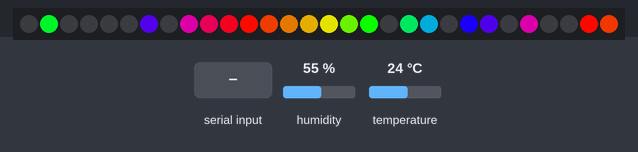
Bench run of a sketch on a simulated Arduino Uno, built with avr-gcc and run on an emulated ATmega328P. Parts: 30 RGB LEDs in strip order, left to right. The test bench sets the inputs (shaded band); at power-on: humidity 55 %, temperature 24 °C. The local clock reads 2024-03-15 10:24:30 at power-on unless the sketch sets it; random numbers use the default seed unless the sketch sets one.

Above: at 3.28 s.
3.3 s: "Time:1\n" received over the second serial link
At 3.9 s:
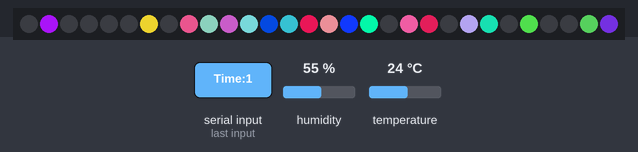
7.2 s: "f" received over the second serial link
At 7.87 s:
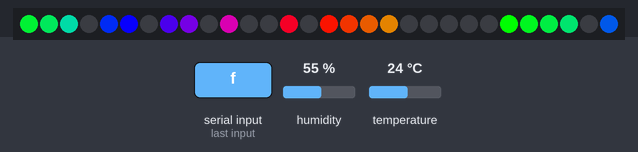
9.8 s: "Time:150\n" received over the second serial link
At 10.5 s:
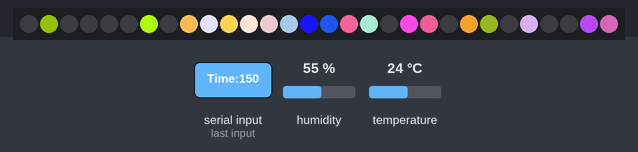
13.7 s: ">" received over the second serial link
At 14.5 s:
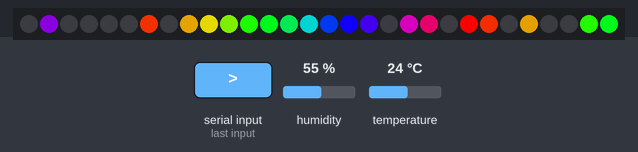
Timing chart, 0 to 16.7 s (numbered marks = the images above; inputs shaded):
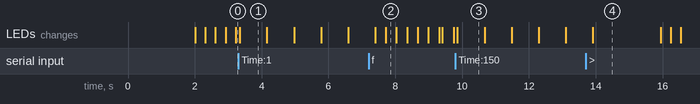

The sketch:

Big_clock.ino
```cpp
#include "DHT.h"


#include "FastLED.h"
#include "Mau.h"
#include "Clock.h"
#include <Wire.h>
#include "RTClib.h"

#include <SoftwareSerial.h>
#define DHTPIN 4
#define DHTTYPE DHT11   // DHT 11// what digital pin we're connected to
RTC_DS1307 rtc;
DHT dht(DHTPIN, DHTTYPE);
char daysOfTheWeek[7][12] = {"Sun", "Mon", "Tue", "Wed", "Thu", "Fri", "Sat"};
const byte NumberOfFields = 7;
const int rxPin = 2;
const int txPin = 3;
bool rainbow =0;
SoftwareSerial hc06(rxPin, txPin);
#define NUM_LEDS 30
#define DATA_PIN 12
String rgb = "";
String copyRgb="";

int stt=0;
unsigned long t;
CRGBArray<NUM_LEDS> leds;


void setup() {

delay(2000);
t=millis();
Wire.begin();
rtc.begin();
dht.begin();
//rtc.adjust(DateTime(F(__DATE__), F(__TIME__)));
//rtc.adjust(DateTime(2014, 1, 21, 3, 0, 0));
Serial.begin(9600);

hc06.begin(9600); // đặt baudrate giao tiếp hc06
FastLED.addLeds<WS2811, DATA_PIN, RGB>(leds, NUM_LEDS);

}

void loop() {

  while(hc06.available()){
  char r=(char)hc06.read();
  if(r==')'){
    stt=1;
    break;
  }if(r=='a'){
    stt=2;
    break;
  }
  if(r=='b'){
    stt=3;
    break;
  }
  if(r=='c'){
    stt=4;
    break;
  }
  if(r=='d'){
    stt=5;
    break;
  }
  if(r=='e'){
    stt=6;
    break;
  }
  if(r=='f'){
    stt=7;
    break;
  }
  if(r=='>'){
    stt=8;
    break;
  }
  else{
    rgb+=r;

  }

  }


  static uint8_t hue;


  Clock x;
  //x.inputTime(now.hour(),now.minute());
    //x.outputClock("Time");


  Mau a;
  if(rainbow==0){
    label:

    if(millis()-t<7000){
     for(int i=0;i<NUM_LEDS;i++){
             leds[i] = CRGB(0,0,0);//dinh dang dung la CRGB(blue, red, green).
           }


   x.inputTime(rtc.now().hour(),rtc.now().minute());
  x.outputClock("Time",(int)rtc.now().second()%2);
    hue++;
    for(int i = 0; i < NUM_LEDS; i++) {

   if(x.outputArr(i)==1){
    // let's set an led value
    leds[i] = CHSV(hue+15*i,255,255);
   }if(x.outputArr(i)==0){
      leds[i] = CRGB(0,0,0);
     }


  }
  FastLED.delay(8);


    }else if(millis()-t>7000 && millis()-t<10000){
     for(int i=0;i<NUM_LEDS;i++){
             leds[i] = CRGB(0,0,0);//dinh dang dung la CRGB(blue, red, green).
           }


     x.inputTemp((int)dht.readTemperature());
  x.outputClock("Temp",0);
    hue++;
    for(int i = 0; i < NUM_LEDS; i++) {

   if(x.outputArr(i)==1){
    // let's set an led value
    leds[i] = CHSV(hue+15*i,255,255);
   }if(x.outputArr(i)==0){
      leds[i] = CRGB(0,0,0);
     }


  }
  FastLED.delay(8);


  }
  else if(millis()-t>10000&&millis()-t<13000){
    for(int i=0;i<NUM_LEDS;i++){
             leds[i] = CRGB(0,0,0);//dinh dang dung la CRGB(blue, red, green).
           }


   x.inputTime(rtc.now().day(),rtc.now().month());
  x.outputClock("Time",1);
    hue++;
    for(int i = 0; i < NUM_LEDS; i++) {

   if(x.outputArr(i)==1){
    // let's set an led value
    leds[i] = CHSV(hue+15*i,255,255);
   }if(x.outputArr(i)==0){
      leds[i] = CRGB(0,0,0);
     }


  }
  FastLED.delay(8);


  }
  else if(millis()-t>13000){
    for(int i=0;i<NUM_LEDS;i++){
             leds[i] = CRGB(0,0,0);//dinh dang dung la CRGB(blue, red, green).
           }


   x.inputTime(rtc.now().year()/100,rtc.now().year()%100);
  x.outputClock("Time",0);
    hue++;
    for(int i = 0; i < NUM_LEDS; i++) {

   if(x.outputArr(i)==1){
    // let's set an led value
    leds[i] = CHSV(hue+15*i,255,255);
   }if(x.outputArr(i)==0){
      leds[i] = CRGB(0,0,0);
     }


  }
  if(millis()-t>16000) t=millis();
  FastLED.delay(8);


  }

  }
  if(rainbow==1){
     a.stringToRGB(copyRgb);
    for(int i=0;i<NUM_LEDS;i++){
             leds[i] = CRGB(0,0,0);//dinh dang dung la CRGB(blue, red, green).
           }
   x.inputTime(rtc.now().hour(),rtc.now().minute());
  x.outputClock("Time",(int)rtc.now().second()%2);
    for(int i=0;i<NUM_LEDS;i++){
      if(x.outputArr(i)==1){
        leds[i] = CRGB(a.getBlue(),a.getRed(),a.getGreen());//dinh dang dung la CRGB(blue, red, green).

        }
        if(x.outputArr(i)==0){
      leds[i] = CRGB(0,0,0);
     }


      }


    FastLED.show();
  }

  if(stt==1){
    rainbow=1;


    stt=0;
    copyRgb=rgb;
    rgb="";

  }
  if(stt==2){
    while(!hc06.available()){
        x.inputTime(rtc.now().hour(),rtc.now().minute());
  x.outputClock("Time",(int)rtc.now().second()%2);
    hue++;

    for(int i = 0; i < NUM_LEDS; i++) {

   if(x.outputArr(i)==1){
    // let's set an led value
    leds[i] = CHSV(hue,255,255);
   }if(x.outputArr(i)==0){
      leds[i] = CRGB(0,0,0);
     }


  }
  FastLED.delay(40);
    }
  }
   if(stt==3){
    for(int i=0;i<NUM_LEDS;i++){
             leds[i] = CRGB(0,0,0);//dinh dang dung la CRGB(blue, red, green).
           }

    hue=50;
    static int s=0;
    while(!hc06.available()){
  x.inputTime(rtc.now().hour(),rtc.now().minute());
  x.outputClock("Time",(int)rtc.now().second()%2);

    if(hue>170) s=1;
     if(hue<50) s=0;
    for(int i = 0; i < NUM_LEDS; i++) {

    if(x.outputArr(i)==1){

    // let's set an led value
    leds[i] = CHSV(hue,255,255);

    }if(x.outputArr(i)==0){
      leds[i] = CRGB(0,0,0);
     }


    }
   if(s==0)hue++;
     else hue--;
   FastLED.delay(25);
   }
    }


    if(stt==4){
      for(int i=0;i<NUM_LEDS;i++){
             leds[i] = CRGB(0,0,0);//dinh dang dung la CRGB(blue, red, green).
           }

    hue=170;
    static int s=0;
    while(!hc06.available()){
      x.inputTime(rtc.now().hour(),rtc.now().minute());
  x.outputClock("Time",(int)rtc.now().second()%2);
    if(hue>245) s=1;
     if(hue<170) s=0;
    for(int i = 0; i < NUM_LEDS; i++) {

    if(x.outputArr(i)==1){

    // let's set an led value
    leds[i] = CHSV(hue,255,255);

    }if(x.outputArr(i)==0){
      leds[i] = CRGB(0,0,0);
     }


   }
   if(s==0)hue++;
     else hue--;
   FastLED.delay(25);
    }
   }
   if(stt==5){
      for(int i=0;i<NUM_LEDS;i++){
             leds[i] = CRGB(0,0,0);//dinh dang dung la CRGB(blue, red, green).
           }
           static int s=0;
           int br=0;
    while(!hc06.available()){
      if(br>=255) s=1;
     if(br<=0) s=0;
   x.inputTime(rtc.now().hour(),rtc.now().minute());
  x.outputClock("Time",(int)rtc.now().second()%2);


    for(int i = 0; i < NUM_LEDS; i++) {

   if(x.outputArr(i)==1){
    // let's set an led value
    leds[i] = CHSV(hue,255,br);
   }if(x.outputArr(i)==0){
      leds[i] = CRGB(0,0,0);
     }


  }
  hue++;
  if(s==0)br++;
     else br--;
  FastLED.delay(30);


  }
   }
   if(stt==6){
    for(int i=0;i<NUM_LEDS;i++){
             leds[i] = CRGB(0,0,0);//dinh dang dung la CRGB(blue, red, green).
           }
    while(!hc06.available()){

   x.inputTime(rtc.now().hour(),rtc.now().minute());
  x.outputClock("Time",(int)rtc.now().second()%2);

    for(int i = 0; i < NUM_LEDS; i++) {

   if(x.outputArr(i)==1){
    // let's set an led value
    leds[i] = CRGB(random(0,255),random(0,255),random(0,255));
   }if(x.outputArr(i)==0){
      leds[i] = CRGB(0,0,0);
     }

 }
  FastLED.delay(800);


  }


   }
   if(stt==7){
     for(int i=0;i<NUM_LEDS;i++){
             leds[i] = CRGB(0,0,0);//dinh dang dung la CRGB(blue, red, green).
           }
           static int s=0;
           t=millis();
    while(!hc06.available()){
   if(millis()-t>3000) break;
   x.inputTemp((int)dht.readTemperature());
  x.outputClock("Temp",(int)rtc.now().second()%2);


    for(int i = 0; i < NUM_LEDS; i++) {

   if(x.outputArr(i)==1){
    // let's set an led value
    leds[i] = CHSV(hue+10*i,255,255);
   }if(x.outputArr(i)==0){
      leds[i] = CRGB(0,0,0);
     }


  }
  hue++;

  FastLED.delay(30);


  }
    stt=0;
    goto label;


   }
   if(stt==8){
    stt=0;

    int s1 = rgb.indexOf(':');
    int s2 = rgb.indexOf('-', s1 + 1);
    int s3 = rgb.indexOf(':', s2 + 1);
    int s4 = rgb.indexOf(':', s3 + 1);
    String h = rgb.substring(0, s1);
    String mi = rgb.substring(s1 + 1, s2);
    String d = rgb.substring(s2 + 1, s3);
    String m = rgb.substring(s3 + 1, s4);
    String y = rgb.substring(s4+1,rgb.length());
    rtc.adjust(DateTime(y.toInt(), m.toInt(), d.toInt(), h.toInt(), mi.toInt(), 0));// to set the time manualy

    delay(2000);
    rgb="";
    goto label;
   }


}
```

Clock.cpp
```cpp
#include"Clock.h"

Clock::Clock()
{
	sttIn = 0;
	/*sttLed[29] PROGMEM = {
		0,0,0,0,0,0,0,
		0,0,0,0,0,0,0,
		0,
		0,0,0,0,0,0,0,
		0,0,0,0,0,0,0 };
	digit[7] PROGMEM = {0,0,0,0,0,0,0};*/
	h1 = 0, h2 = 0, m1 = 0, m2 = 0,t1=0,t2=0;
}
Clock::~Clock() {}
void Clock::inputDigit(int number) {

	if (number == 0) {
	 digit[0] =0 ;
   digit[1] =1 ;
   digit[2] =1 ;
   digit[3] =1 ;
   digit[4] =1 ;
   digit[5] =1 ;
   digit[6] =1 ;
	}
	if (number == 1) {

   digit[0] =0 ;
   digit[1] =1 ;
   digit[2] =0 ;
   digit[3] =0 ;
   digit[4] =0 ;
   digit[5] =0 ;
   digit[6] =1 ;
	}
	if (number == 2) {

   digit[0] =1 ;
   digit[1] =1 ;
   digit[2] =1 ;
   digit[3] =0 ;
   digit[4] =1 ;
   digit[5] =1 ;
   digit[6] =0 ;
	}
	if (number == 3) {

   digit[0] =1 ;
   digit[1] =1 ;
   digit[2] =1 ;
   digit[3] =0 ;
   digit[4] =0 ;
   digit[5] =1 ;
   digit[6] =1 ;
	}
	if (number == 4) {

   digit[0] =1 ;
   digit[1] =1 ;
   digit[2] =0 ;
   digit[3] =1 ;
   digit[4] =0 ;
   digit[5] =0 ;
   digit[6] =1 ;
	}
	if (number == 5) {

   digit[0] =1 ;
   digit[1] =0 ;
   digit[2] =1 ;
   digit[3] =1 ;
   digit[4] =0 ;
   digit[5] =1 ;
   digit[6] =1 ;
	}
	if (number == 6) {

   digit[0] =1 ;
   digit[1] =0 ;
   digit[2] =1 ;
   digit[3] =1 ;
   digit[4] =1 ;
   digit[5] =1 ;
   digit[6] =1 ;
	}
	if (number == 7) {

   digit[0] =0 ;
   digit[1] =1 ;
   digit[2] =1 ;
   digit[3] =0 ;
   digit[4] =0 ;
   digit[5] =0 ;
   digit[6] =1 ;
	}
	if (number == 8) {

   digit[0] =1 ;
   digit[1] =1 ;
   digit[2] =1 ;
   digit[3] =1 ;
   digit[4] =1 ;
   digit[5] =1 ;
   digit[6] =1 ;
	}
	if (number == 9) {

   digit[0] =1 ;
   digit[1] =1 ;
   digit[2] =1 ;
   digit[3] =1 ;
   digit[4] =0 ;
   digit[5] =1 ;
   digit[6] =1 ;
	}
}
void Clock::inputTime(int hour, int minute) {
	if (hour >= 10) {
		h1 = hour / 10;
		h2 = hour % 10;
	}
 else{
  h1=0;
  h2=hour;
  }
	if (minute >= 10) {
		m1 =  minute/ 10;
		m2 =  minute % 10;
	}
 else{
  m1=0;
  m2=minute;

 }
}
void Clock::outputClock(String a, int stt) {
	if(a=="Time"){
	inputDigit(h1);
	for (int i = 0; i < 7; i++) {
		sttLed[i] = digit[i];
	}
	inputDigit(h2);
	for (int i = 0; i < 7; i++) {
		sttLed[i+7] = digit[i];
	}
  if(stt==0){
     sttLed[14]=0;
  }else if(stt==1){
     sttLed[14]=1;
  }

	inputDigit(m1);
	for (int i = 0; i < 7; i++) {
		sttLed[i+15] = digit[i];
	}
	inputDigit(m2);
	for (int i = 0; i < 7; i++) {
		sttLed[i+22] = digit[i];
	}
	}
 if(a=="Temp"){
  inputDigit(t1);
  for (int i = 0; i < 7; i++) {
    sttLed[i] = digit[i];
  }
  inputDigit(t2);
  for (int i = 0; i < 7; i++) {
    sttLed[i+7] = digit[i];
  }
  sttLed[14]=0;
  sttLed[15]=1;
  sttLed[16]=1;
  sttLed[17]=1;
  sttLed[18]=1;
  sttLed[19]=0;
  sttLed[20]=0;
  sttLed[21]=0;
  sttLed[22]=0;
  sttLed[23]=0;
  sttLed[24]=1;
  sttLed[25]=1;
  sttLed[26]=1;
  sttLed[27]=1;
  sttLed[28]=0;
 }
}
int Clock::outputArr(int i){
  return sttLed[i];
}
void Clock::inputTemp(int temp){
  if (temp >= 10) {
    t1 = temp / 10;
    t2 = temp % 10;
  }
 else{
  t1=0;
  t2=temp;
  }
}
```

Clock.h
```cpp
#pragma once
#include <WString.h>
class Clock {
private:
	char sttIn;
	int sttLed[29];
	int digit[7];
	int h1, h2, m1, m2,t1,t2;

public:
	Clock();
	~Clock();
	void inputDigit(int number);
	void inputTime(int hour, int minute);
	void outputClock(String a, int stt);
  int outputArr(int i);
  void inputTemp(int temp);
};
```

Mau.cpp
```cpp
#include"Mau.h"


 Mau::Mau() {
	Red = 0;
	Green = 0;
	Blue = 0;

}
Mau::~Mau(){

}
 void Mau::stringToRGB(String rgb) {
	int s1 = rgb.indexOf('.');
	int s2 = rgb.indexOf('.', s1 + 1);
	int s3 = rgb.indexOf('.', s2 + 1);
	String R = rgb.substring(0, s1);
	String G = rgb.substring(s1 + 1, s2);
	String B = rgb.substring(s2 + 1, s3);
	Red = R.toInt();
	Green = G.toInt();
	Blue = B.toInt();
}
 int Mau::getRed() {
	return Red;
}
 int Mau::getGreen() {
	return Green;
}
 int Mau::getBlue() {
	return Blue;
}
```

Mau.h
```cpp
#pragma once
#include <WString.h>
class Mau {

private:
	int Red, Green, Blue;

public:
  Mau();
  ~Mau();
	void stringToRGB(String rgb);
	int getRed();
	int getGreen();
	int getBlue();
};
```

Measured:
- what the display in image 1 shows lasts 0.9 s, from 3.3 s to 4.2 s
- what the display in image 4 shows lasts 2.0 s, from 13.9 s to 15.9 s
